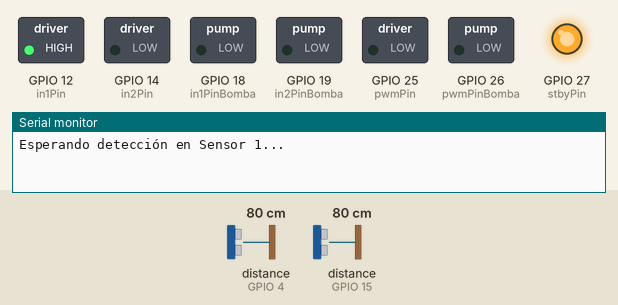
A program run on a simulated ESP32. Parts: switched loads named in the program (green lamp = pin HIGH), output pins drawn as LEDs (lit = HIGH), the last lines printed to the serial monitor. Wiring (inferred from the names in the program): ultrasonic range finder: trigger GPIO 0; echo GPIO 4. The test bench sets the inputs (shaded band); at power-on: distance to the obstacle (sensors on GPIO 4, GPIO 15) 80 cm. The echo pulse lasts 58.3 µs per cm; pins used as bus, display or sensor lines are not drawn.

Above: at 1.2 s.
1.3 s: distance to the obstacle (sensor on GPIO 4) set to 8 cm
2.8 s: distance to the obstacle (sensor on GPIO 4) set to 5 cm
At 4.3 s:
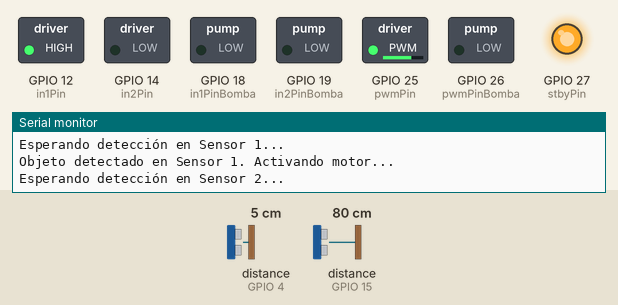
Timing chart, 0 to 5.8 s (numbered marks = the images above; inputs shaded):
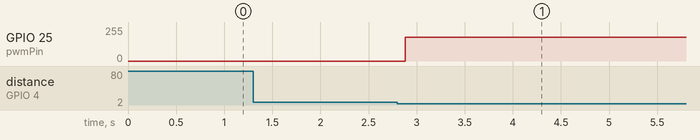

The program:

main.cpp
```cpp
#include <Arduino.h>

// Pines del TB6612
const int pwmPin = 25;  // Pin para PWMA o PWMB
const int in1Pin = 12;  // Pin para AIN1 o BIN1
const int in2Pin = 14;  // Pin para AIN2 o BIN2
const int stbyPin = 27; // Pin para STBY (Standby)

// Pines del sensor de ultrasonido 1
const int trigPin1 = 0; // Pin para el sensor de ultrasonido (TRIG)
const int echoPin1 = 4; // Pin para el sensor de ultrasonido (ECHO)

// Pines del sensor de ultrasonido 2
const int trigPin2 = 2;  // Pin para el sensor de ultrasonido (TRIG)
const int echoPin2 = 15; // Pin para el sensor de ultrasonido (ECHO)

// Pines del sensor de ultrasonido 2=3
const int trigPin3 = 16;  // Pin para el sensor de ultrasonido (TRIG)
const int echoPin3 = 17; // Pin para el sensor de ultrasonido (ECHO)

// Configuración PWM para TB6612
const int pwmChannel = 0;     // Canal PWM
const int pwmChannelBomba = 1; // Canal PWM
const int freq = 5000;        // Frecuencia en Hz
const int resolution = 8;     // Resolución de 8 bits (0-255)
const int maxDutyCycle = 255; // Máximo ciclo de trabajo (velocidad máxima)

const float SOUND_SPEED = 34300; // Velocidad del sonido en cm/s
const int MAX_DISTANCE = 400;    // Máxima distancia que se puede medir en cm

const int pwmPinBomba = 26;  // Pin para PWMA o PWMB
const int in1PinBomba = 18; // Pin para AIN1 o BIN1
const int in2PinBomba = 19; // Pin para AIN2 o BIN2 */

// Función para controlar el motor
void setMotor(bool forward, int speed)
{
  // Configurar dirección
  if (forward)
  {
    digitalWrite(in1Pin, HIGH);
    digitalWrite(in2Pin, LOW);
  }
  else
  {
    digitalWrite(in1Pin, LOW);
    digitalWrite(in2Pin, HIGH);
  }

  // Configurar velocidad (PWM)
  ledcWrite(pwmChannel, speed);
}

void setBomba(bool forward2, int speed2)
{
  if (forward2)
  {
    digitalWrite(in1PinBomba, HIGH);
    digitalWrite(in2PinBomba, LOW);
  }
  else
  {
    digitalWrite(in1PinBomba, LOW);
    digitalWrite(in2PinBomba, HIGH);
  }
  dacWrite(pwmPinBomba, speed2);
  //ledcWrite(pwmChannelBomba, speed2);
}

// Función para leer distancia del sensor ultrasónico
float getDistance(int trigPin, int echoPin)
{
  digitalWrite(trigPin, LOW);
  delayMicroseconds(2);
  digitalWrite(trigPin, HIGH);
  delayMicroseconds(10);
  digitalWrite(trigPin, LOW);

  long duration = pulseIn(echoPin, HIGH, MAX_DISTANCE * 58);
  if (duration == 0) // No hay eco detectado
    return MAX_DISTANCE + 1;

  return (duration * 0.034 / 2); // Distancia en cm
}

void setup()
{
  // Configurar los pines digitales
  pinMode(in1Pin, OUTPUT);
  pinMode(in2Pin, OUTPUT);
  pinMode(stbyPin, OUTPUT);

  pinMode(in1PinBomba, OUTPUT);
  pinMode(in2PinBomba, OUTPUT);

  pinMode(trigPin1, OUTPUT);
  pinMode(echoPin1, INPUT);
  pinMode(trigPin2, OUTPUT);
  pinMode(echoPin2, INPUT);
  pinMode(trigPin3, OUTPUT);
  pinMode(echoPin3, INPUT);

  Serial.begin(115200);

  // Configuración del PWM
  ledcSetup(pwmChannel, freq, resolution);
  ledcAttachPin(pwmPin, pwmChannel);
  pinMode(pwmPinBomba, OUTPUT);
  // Activar el controlador
  digitalWrite(stbyPin, HIGH);
  // Apagar el motor al inicio
  setMotor(true, 0);
}

void loop()
{
  // Sensor 1: Esperar detección para encender el motor
  Serial.println("Esperando detección en Sensor 1...");
  while (true)
  {
    float distance1 = getDistance(trigPin1, echoPin1);
    if (distance1 <= 6) // Activar motor si la distancia es menor a 6 cm
    {
      Serial.println("Objeto detectado en Sensor 1. Activando motor...");
      setMotor(true, 180); // Motor adelante a máxima velocidad
      break;
    }
    delay(100);
  }

  // Sensor 2: Esperar detección para apagar el motor
  Serial.println("Esperando detección en Sensor 2...");
  while (true)
  {
    float distance2 = getDistance(trigPin2, echoPin2);
    if (distance2 <= 6) // Detener motor si la distancia es menor a 6 cm
    {
      Serial.println("Objeto detectado en Sensor 2. Deteniendo motor...");
      setMotor(true, 0); // Apagar el motor
      break;
    }

    if (distance2 > MAX_DISTANCE) // Evitar quedarse atrapado en "fuera de rango"
    {
      Serial.println("Sensor 2 fuera de rango. Continuando...");
    }
    delay(100);
  }
  Serial.println("Encendiendo bomba...");
  setBomba(true, 130);
  delay(5000); // Pausa antes de reiniciar el ciclo
  setBomba(true, 0);
  Serial.println("Apagnado bomba...");
  delay(500); // Pausa antes de reiniciar el ciclo
  setMotor(true, 180);


  while (true)
  {
    float distance3 = getDistance(trigPin3, echoPin3);
    if (distance3 <= 6) // Detener motor si la distancia es menor a 6 cm
    {
      Serial.println("Objeto detectado en Sensor 3. Deteniendo motor...");
      setMotor(true, 0); // Apagar el motor
      break;
    }

    if (distance3 > MAX_DISTANCE) // Evitar quedarse atrapado en "fuera de rango"
    {
      Serial.println("Sensor 3 fuera de rango. Continuando...");
    }
    delay(100);
  }
}
```

Measured:
- the behaviour switches between 7 and 6 cm on distance to the obstacle (sensor on GPIO 4) (found by bisection; images 0 and 1)
- after the input at 1.3 s, every drawn part: stays the same
- after the input at 2.8 s, GPIO 25 (pwmPin): 0/255 → 179/255 after 0.08 s
